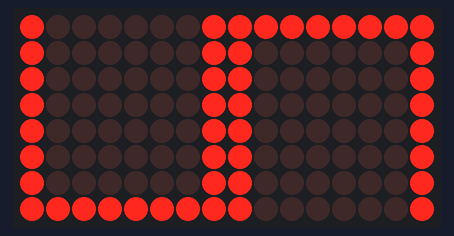
Simulated run of this sketch. Board: Arduino Uno, built with avr-gcc and run on an emulated ATmega328P. Parts: 16×8 LED matrix. Wiring (inferred from the names in the program): 2 × MAX7219 LED driver (orientation assumed): data pin 11; clock pin 13; CS pin 10.

Above: at 0.1 s.

The sketch:

sketch_nov10a.ino
```cpp
int MOSI_pin = 11;
int SlaveSelect_pin = 10;
int Clock_pin = 13;


// apoi stabilim cateva zone memorabile din max:
byte max7219_reg_noop        = 0x00; // nu face nimic
byte max7219_reg_digit0      = 0x01; // seteaza primul rand
byte max7219_reg_digit1      = 0x02;
byte max7219_reg_digit2      = 0x03;
byte max7219_reg_digit3      = 0x04;
byte max7219_reg_digit4      = 0x05;
byte max7219_reg_digit5      = 0x06;
byte max7219_reg_digit6      = 0x07;
byte max7219_reg_digit7      = 0x08;
byte max7219_reg_digit8      = 0x09;
byte max7219_reg_digit9      = 0x10;
byte max7219_reg_digit10     = 0x11;
byte max7219_reg_digit11     = 0x12;
byte max7219_reg_digit12     = 0x13;
byte max7219_reg_digit13     = 0x14;
byte max7219_reg_digit14     = 0x15;
byte max7219_reg_digit15     = 0x16;
byte max7219_reg_decodeMode  = 0x09;
byte max7219_reg_intensity   = 0x0a;
byte max7219_reg_scanLimit   = 0x0b;
byte max7219_reg_shutdown    = 0x0c;
byte max7219_reg_displayTest = 0x0f;

void putByte(byte data) { // trebuie sa scriem bitii din data pe rand, de la stg la dreapta, sincronizat
  for (int i=7; i>=0; i--)
  {
    digitalWrite(Clock_pin, LOW);   // incepe o scriere sincronizata
    digitalWrite(MOSI_pin, data & (0x01 << i)); // cand i=7 scriu cel mai din stg bit din data...
    digitalWrite(Clock_pin, HIGH);   // a terminat sincronismul
  }
}


void toMax( byte reg, byte col) {
  digitalWrite(SlaveSelect_pin, LOW);       // selectez slaveul
  putByte(reg);                  // ii zic in ce zona de memorie scriu
  putByte(col);                  // si scriu valoarea
  digitalWrite(SlaveSelect_pin,HIGH);       // deselectez slaveul ca sa activez ce am scris
}

void toMax2(byte reg, byte left, byte right) {
  digitalWrite(SlaveSelect_pin, LOW);

  putByte(reg);  putByte(left);   // primii 16 biți  -> modulul 2 (dreapta)
  putByte(reg);  putByte(right);    // ultimii 16 biți -> modulul 1 (stânga)

  digitalWrite(SlaveSelect_pin, HIGH);
}

void setup() {

  pinMode(MOSI_pin, OUTPUT);
  pinMode(Clock_pin,  OUTPUT);
  pinMode(SlaveSelect_pin,   OUTPUT);

  digitalWrite(Clock_pin, HIGH);

// cateva setari:
  toMax(max7219_reg_scanLimit, 0x07);
  toMax(max7219_reg_decodeMode, 0x00);
  toMax(max7219_reg_shutdown, 0x01);    // nu e in shutdown
  toMax(max7219_reg_displayTest, 0x00); // nu testez nimic
   for (int i=1; i<=8; i++) {
    toMax(i,0);                         // curat fiecare rand
  }
  toMax(max7219_reg_intensity, 0x00);   // setez intensitatea la minim
}

void loop() {
   toMax2(1,B11111111, B11111111);
   toMax2(2,B10000000, B00000001);
   toMax2(3,B10000000, B00000001);
   toMax2(4,B10000000, B00000001);
   toMax2(5,B10000000, B00000001);
   toMax2(6,B10000000, B00000001);
   toMax2(7,B10000000, B00000001);
   toMax2(8,B11111111, B11111111);

}
```
